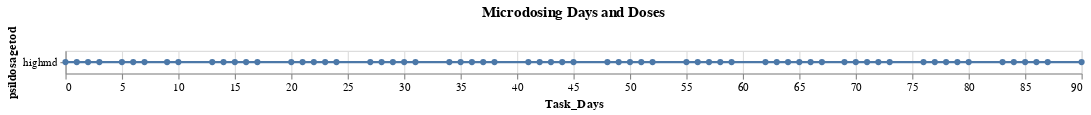

The code cell stored with this chart in its notebook:
### Code cell
sub_df = data[data['Microdosing'] == 'Yes']

alt.Chart(sub_df).mark_line(point=True).encode(
    x='Task_Days',
    y='psildosagetod'
).properties(
    width=900,
    title= 'Microdosing Days and Doses'
)
